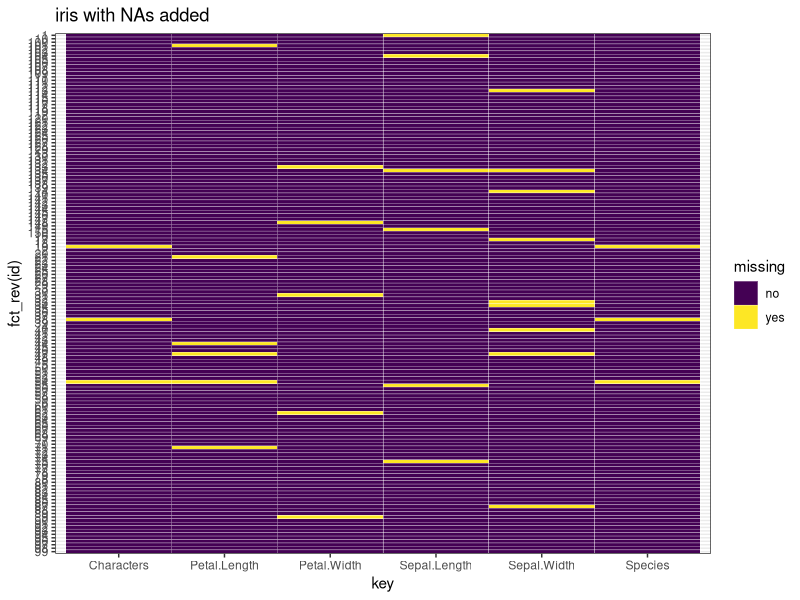
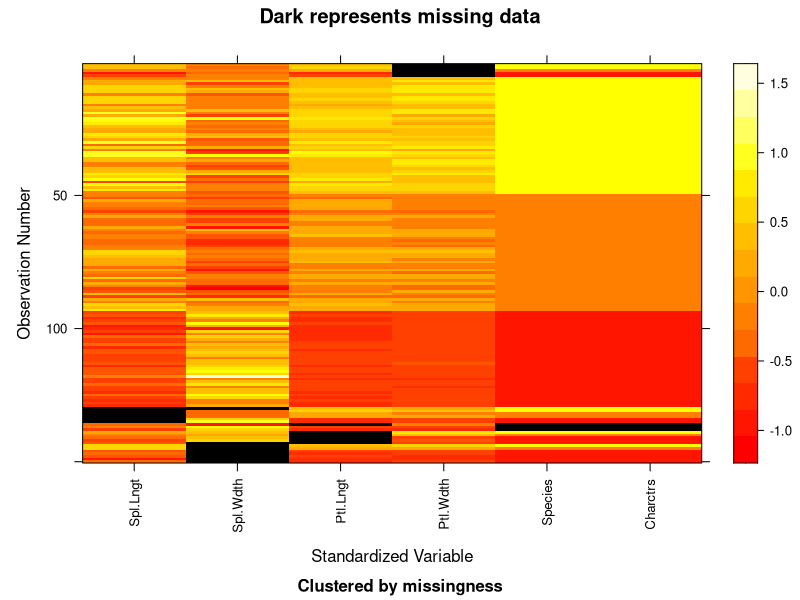
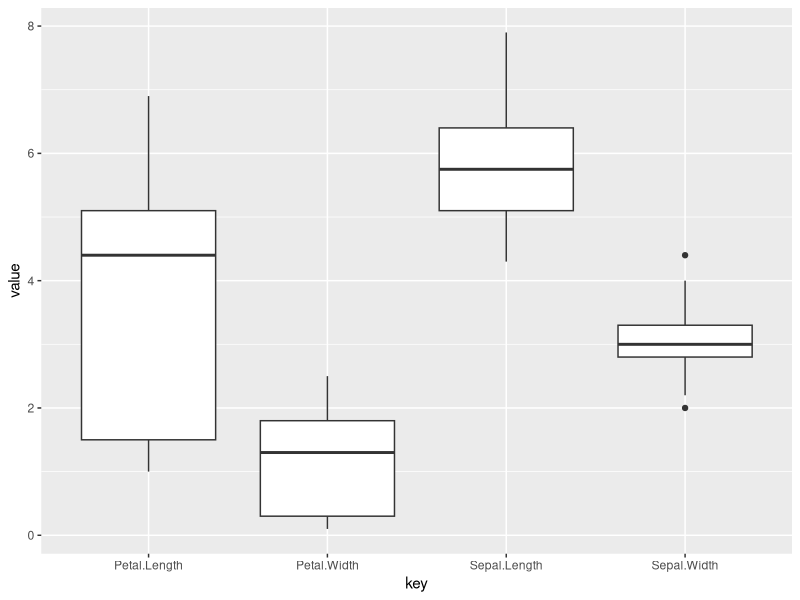
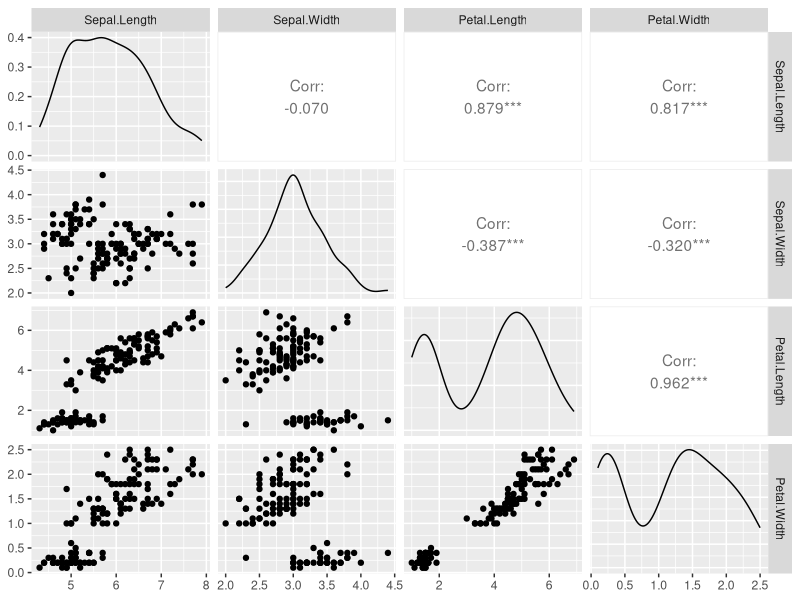

Reproduce these figures in R, in order.
## ---- chunk 1
knitr::opts_chunk$set(echo = TRUE)
## ---- chunk 2
library(tidyverse)
library(datasets)
data(iris)
## ---- chunk 3
iris=as.data.frame(lapply(iris, function(cc) cc[ sample(c(TRUE, NA), prob = c(0.95, 0.05), size = length(cc), replace = TRUE) ]))
## ---- chunk 4
head(iris)
## ---- chunk 5
head(iris,3)
## ---- chunk 6
tail(iris,2)
## ---- chunk 7
library(dplyr)
sample_n(iris, 5)
## ---- chunk 8
dim(iris)
## ---- chunk 9
summary(iris)
## ---- chunk 10
str(iris)
## ---- chunk 11
library(dplyr)
iris %>% 
    summarize(mean.1 = mean(Petal.Length, na.rm=TRUE), sd.1 = sd(Petal.Length, na.rm=TRUE),
              mean.2 = mean(Sepal.Length, na.rm=TRUE), sd.2 = sd(Sepal.Length, na.rm=TRUE))
## ---- chunk 12
summary(iris$Species)
## ---- chunk 13
iris$Characters <- as.character(iris$Species)
summary(iris$Characters)
## ---- chunk 14
unique(iris$Characters)
## ---- chunk 15
table(iris$Characters)
## ---- chunk 16
#Missing values by columns
colSums(is.na(iris))  %>%
  sort(decreasing=TRUE)
## ---- chunk 17
#Missing values by row
rowSums(is.na(iris))  %>%
  sort(decreasing=TRUE)
## ---- chunk 18
#use heatmap
library(ggplot2)

tidyiris <- iris %>%
  rownames_to_column("id") %>%
  gather(key, value, -id) %>%
  mutate(missing = ifelse(is.na(value), "yes", "no"))

ggplot(tidyiris, aes(x = key, y = fct_rev(id), fill = missing)) +
  geom_tile(color = "white") +
  ggtitle("iris with NAs added") +
  scale_fill_viridis_d() + # discrete scale
  theme_bw()
## ---- chunk 19
#install.packages("mi")
library(mi)
x <- missing_data.frame(iris)
image(x)
## ---- chunk 20
tidyiris <- iris[1:4] %>%
  rownames_to_column("id") %>%
  gather(key, value, -id) 

ggplot(data=tidyiris)+
  geom_boxplot(mapping=aes(x=key,y=value))

## ---- chunk 21
library(GGally)
ggpairs(iris[1:4])
